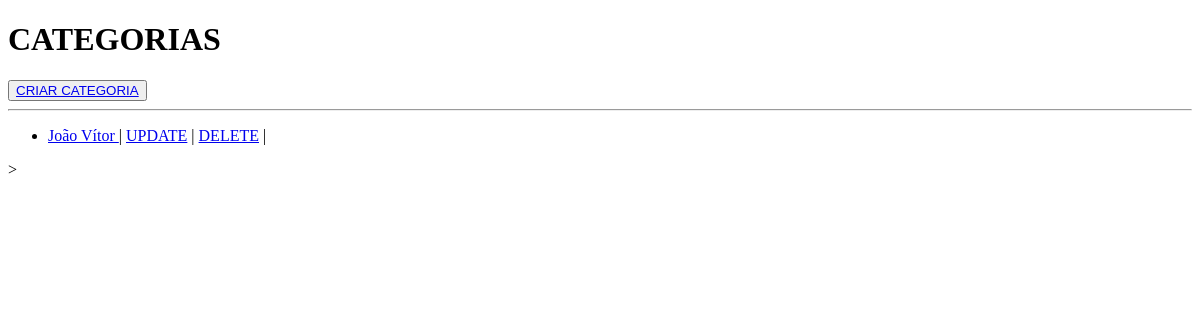
/poll/categorias/, run on an earlier commit of the app's database.
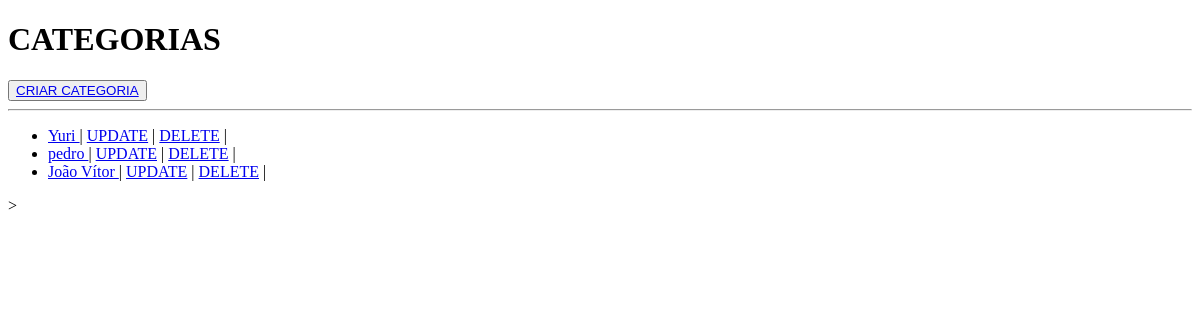
And on a later commit of the database.
### polls2/models.py (models this page shows, shortened)
class Category(models.Model):
    category_id = models.IntegerField(primary_key=True, null=False)
    name = models.CharField(max_length=200)
    nota = models.TextField()
    rating = models.PositiveIntegerField(null=True)
    last_update = models.DateTimeField(null=False, auto_now=True)

### polls2/views.py (the view)
# urls.py: path('categorias/', views.ListaCategoria.as_view(), name='lista_categorias'),
class ListaCategoria(ListView):
    model = Category
    template_name = 'polls2/lista_categorias.html'
    context_object_name = 'categorias'

### polls2/templates/polls2/lista_categorias.html (shortened to what this page needs)
<!DOCTYPE html>
<html lang="en">
<head>
</head>
<body>
<h1>CATEGORIAS</h1>
<button><a href="{% url 'create_categoria' %}">CRIAR CATEGORIA</a></button>
<hr>
<ul>
    {% for categoria in categorias %}
        <li>
            <a href="{% url 'detail_categoria' id=categoria.category_id  %}"> {{ categoria.name }} </a> |
            <a href="{% url 'update_categoria' id=categoria.category_id %}">UPDATE</a> |
            <a href="{% url 'delete_categoria' id=categoria.category_id %}">DELETE</a> |
        </li>
    {% endfor %}
</ul>>
</body>
</html>

What changed in the data, as far as the page shows it:
added Category: name "Yuri"
added Category: name "pedro"
